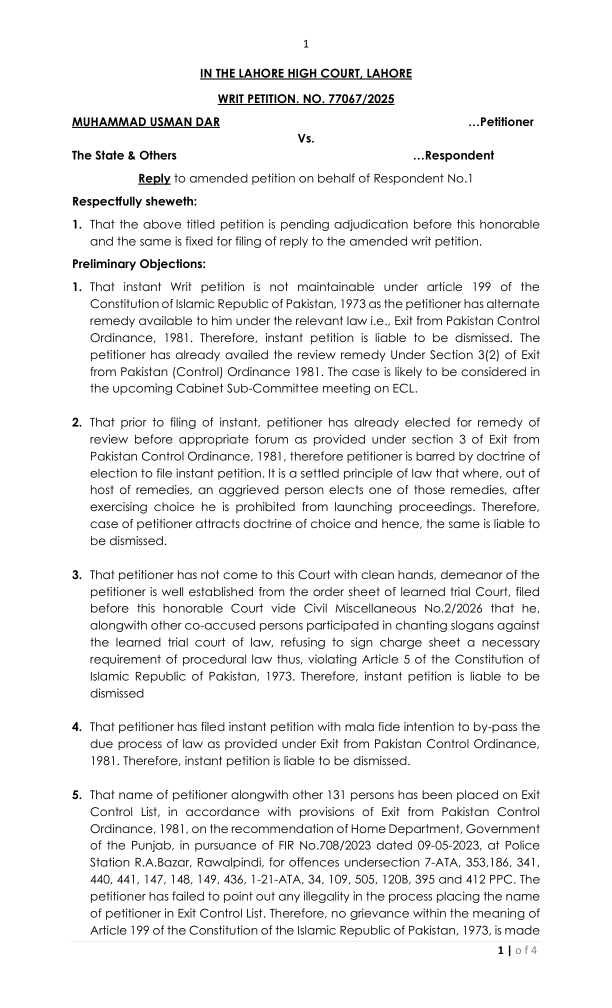
#> input picture Pdfpeaks/temp_files/convert_webp_20260228182634_4aa73d22.webp, 1224 x 2016 px (shown at 1/2 size)
$ python image_enhancer.py ../temp_files/convert_webp_20260228182634_4aa73d22.webp out.png
#> lines starting #> are read from the running program, lines starting #| are printed output that depends on the picture; after the words box and inside, x2 and y2 are one past the last pixel; in counts of white or black regions, pixels touching at a corner belong together
#!/usr/bin/env python3
"""
CamScanner-style Document Image Enhancement Script
Supports: perspective correction, document edge detection,
paper-size fitting (A4, Legal, Letter, A3), denoising, deskew,
white-background, text sharpening, and full auto scan pipeline.
"""

import sys
import json
import argparse
import numpy as np
from pathlib import Path

try:
    import cv2
    from PIL import Image, ImageEnhance, ImageFilter
except ImportError as e:
    print(json.dumps({"success": False, "error": f"Missing required library: {str(e)}"}))
    sys.exit(1)


# ---------------------------------------------------------------------------
# Paper sizes at 300 DPI (pixels). width x height in portrait orientation.
# ---------------------------------------------------------------------------
PAPER_SIZES_300DPI = {
    "a4":     (2480, 3508),
    "letter": (2550, 3300),
    "legal":  (2550, 4200),
    "a3":     (3508, 4961),
    "a5":     (1748, 2480),
    "auto":   None,          # keep original cropped size
}


# ---------------------------------------------------------------------------
# I/O helpers
# ---------------------------------------------------------------------------

def load_image(input_path: str):
    img = cv2.imread(input_path)
    if img is None:
        try:
            pil = Image.open(input_path).convert("RGB")
            img = cv2.cvtColor(np.array(pil), cv2.COLOR_RGB2BGR)
        except Exception:
            pass
    return img


def save_image(img: np.ndarray, output_path: str) -> bool:
    try:
        if len(img.shape) == 3:
            img_rgb = cv2.cvtColor(img, cv2.COLOR_BGR2RGB)
        else:
            img_rgb = img
        pil = Image.fromarray(img_rgb)
        pil.save(output_path, dpi=(300, 300))
        return True
    except Exception as e:
        print(f"Error saving: {e}", file=sys.stderr)
        return False


# ---------------------------------------------------------------------------
# Document edge / corner detection  (CamScanner core)
# ---------------------------------------------------------------------------

def order_points(pts: np.ndarray) -> np.ndarray:
    """Order corner points: top-left, top-right, bottom-right, bottom-left."""
    rect = np.zeros((4, 2), dtype="float32")
    s = pts.sum(axis=1)
    rect[0] = pts[np.argmin(s)]
    rect[2] = pts[np.argmax(s)]
    diff = np.diff(pts, axis=1)
    rect[1] = pts[np.argmin(diff)]
    rect[3] = pts[np.argmax(diff)]
    return rect


def find_document_corners(img: np.ndarray):
    """
    Detect the four corners of a document in the image.
    Returns a (4,2) float32 array or None if not found.
    """
    h, w = img.shape[:2]

    # Downscale for faster processing
    scale = 800.0 / max(h, w)
    small = cv2.resize(img, (int(w * scale), int(h * scale)))

    gray = cv2.cvtColor(small, cv2.COLOR_BGR2GRAY)
    blur = cv2.GaussianBlur(gray, (5, 5), 0)

    # Adaptive threshold works well for documents on varied backgrounds
    thresh = cv2.adaptiveThreshold(blur, 255,
                                   cv2.ADAPTIVE_THRESH_GAUSSIAN_C,
                                   cv2.THRESH_BINARY_INV, 11, 3)

    # Close gaps in document border
    kernel = cv2.getStructuringElement(cv2.MORPH_RECT, (5, 5))
    closed = cv2.morphologyEx(thresh, cv2.MORPH_CLOSE, kernel, iterations=2)

    contours, _ = cv2.findContours(closed, cv2.RETR_EXTERNAL,
                                   cv2.CHAIN_APPROX_SIMPLE)
    if not contours:
        return None

    # Pick the largest contour that looks rectangular
    contours = sorted(contours, key=cv2.contourArea, reverse=True)[:5]
    for cnt in contours:
        peri = cv2.arcLength(cnt, True)
        approx = cv2.approxPolyDP(cnt, 0.02 * peri, True)
        if len(approx) == 4:
            # Scale corners back to original size
            corners = approx.reshape(4, 2) / scale
            return corners.astype("float32")

    return None


def four_point_transform(img: np.ndarray, pts: np.ndarray,
                         paper_size=None) -> np.ndarray:
    """
    Perspective-correct the image to a flat rectangle.
    If paper_size is given (w, h), output is exactly that size.
    """
    rect = order_points(pts)
    (tl, tr, br, bl) = rect

    widthA  = np.linalg.norm(br - bl)
    widthB  = np.linalg.norm(tr - tl)
    heightA = np.linalg.norm(tr - br)
    heightB = np.linalg.norm(tl - bl)

    maxW = int(max(widthA, widthB))
    maxH = int(max(heightA, heightB))

    if paper_size:
        pw, ph = paper_size
        # Choose portrait or landscape to best match detected orientation
        if maxW > maxH:
            pw, ph = ph, pw
        dstW, dstH = pw, ph
    else:
        dstW, dstH = maxW, maxH

    dst = np.array([
        [0,       0      ],
        [dstW-1,  0      ],
        [dstW-1,  dstH-1 ],
        [0,       dstH-1 ],
    ], dtype="float32")

    M = cv2.getPerspectiveTransform(rect, dst)
    warped = cv2.warpPerspective(img, M, (dstW, dstH),
                                 flags=cv2.INTER_CUBIC,
                                 borderMode=cv2.BORDER_REPLICATE)
    return warped


# ---------------------------------------------------------------------------
# Individual processing steps
# ---------------------------------------------------------------------------

def denoise_image(img: np.ndarray) -> np.ndarray:
    """Non-local means denoising – preserves edges well."""
    try:
        if len(img.shape) == 3:
            return cv2.fastNlMeansDenoisingColored(img, None, 7, 7, 7, 21)
        return cv2.fastNlMeansDenoising(img, None, 10, 7, 21)
    except Exception as e:
        print(f"Denoise error: {e}", file=sys.stderr)
        return img


# [29 lines left out: function deskew_image, not called in this run]


def make_white_background(img: np.ndarray, threshold: int = 235) -> np.ndarray:
    """Make near-white pixels fully white (removes yellowing / shadows)."""
    try:
        gray = cv2.cvtColor(img, cv2.COLOR_BGR2GRAY) if len(img.shape) == 3 else img.copy()
        _, mask = cv2.threshold(gray, threshold, 255, cv2.THRESH_BINARY)
        kernel = cv2.getStructuringElement(cv2.MORPH_RECT, (5, 5))
        mask = cv2.morphologyEx(mask, cv2.MORPH_CLOSE, kernel)
        result = img.copy()
        if len(result.shape) == 3:
            result[mask == 255] = [255, 255, 255]
        else:
            result[mask == 255] = 255
        return result
    except Exception as e:
        print(f"White bg error: {e}", file=sys.stderr)
        return img


# [22 lines left out: function remove_borders, not called in this run]


def enhance_document_local(img: np.ndarray, mode: str = "document") -> np.ndarray:
    """
    Enhance image for print-ready output.
    document – grayscale CLAHE + unsharp mask (great for text docs)
    picture  – colour enhancement
    """
    try:
        if mode == "document":
            gray = cv2.cvtColor(img, cv2.COLOR_BGR2GRAY) if len(img.shape) == 3 else img.copy()
            clahe = cv2.createCLAHE(clipLimit=2.0, tileGridSize=(8, 8))
            enhanced = clahe.apply(gray)

            # Unsharp mask for crisper text
            blur = cv2.GaussianBlur(enhanced, (0, 0), 3)
            sharpened = cv2.addWeighted(enhanced, 1.5, blur, -0.5, 0)

            # Gentle binarisation to clean up background noise
            _, clean = cv2.threshold(sharpened, 0, 255,
                                     cv2.THRESH_BINARY + cv2.THRESH_OTSU)
            # Blend: 70% cleaned + 30% sharpened to keep greyscale gradients
            blended = cv2.addWeighted(clean, 0.7, sharpened, 0.3, 0)

            return cv2.cvtColor(blended, cv2.COLOR_GRAY2BGR)

        else:  # picture / auto
            rgb = cv2.cvtColor(img, cv2.COLOR_BGR2RGB)
            pil = Image.fromarray(rgb)
            pil = ImageEnhance.Contrast(pil).enhance(1.25)
            pil = ImageEnhance.Sharpness(pil).enhance(1.4)
            pil = ImageEnhance.Color(pil).enhance(1.1)
            return cv2.cvtColor(np.array(pil), cv2.COLOR_RGB2BGR)

    except Exception as e:
        print(f"Enhancement error: {e}", file=sys.stderr)
        return img


# ---------------------------------------------------------------------------
# Main pipeline – CamScanner style
# ---------------------------------------------------------------------------

def scan_document(input_path: str, output_path: str,
                  mode: str = "document",
                  paper: str = "a4") -> dict:
    """
    Full CamScanner-like pipeline:
      1. Load
      2. Denoise
      3. Detect document corners & perspective-correct   (key step)
      4. Resize to target paper size at 300 DPI
      5. Make white background
      6. Enhance (CLAHE + sharpen)
      7. Save
    """
    img = load_image(input_path)
    if img is None:
        return {"success": False, "error": "Failed to load image"}

    original_shape = img.shape
    steps = []

    # 1. Light denoise first so edge detection works better
    img = denoise_image(img)
    steps.append("denoise")

    # 2. Perspective correction
    corners = find_document_corners(img)
    paper_size = PAPER_SIZES_300DPI.get(paper.lower())

    if corners is not None:
        img = four_point_transform(img, corners, paper_size)
        steps.append(f"perspective_correct→{paper}")
        perspective_applied = True
    else:
        # Fallback: deskew + optionally resize to paper
        img, angle = deskew_image(img)
        steps.append(f"deskew(angle={angle:.1f}°)")
        if paper_size:
            # Resize to paper preserving aspect ratio with padding
            h, w = img.shape[:2]
            pw, ph = paper_size
            if w > h:  # landscape input
                pw, ph = ph, pw
            # Scale to fit inside paper
            scale = min(pw / w, ph / h)
            nw, nh = int(w * scale), int(h * scale)
            resized = cv2.resize(img, (nw, nh), interpolation=cv2.INTER_LANCZOS4)
            # Place on white canvas
            canvas = np.full((ph, pw, 3), 255, dtype=np.uint8)
            y_off = (ph - nh) // 2
            x_off = (pw - nw) // 2
            canvas[y_off:y_off+nh, x_off:x_off+nw] = resized
            img = canvas
            steps.append(f"fit_to_{paper}")
        perspective_applied = False

    # 3. White background
    img = make_white_background(img)
    steps.append("white_bg")

    # 4. Enhance
    img = enhance_document_local(img, mode)
    steps.append(f"enhance({mode})")

    if not save_image(img, output_path):
        return {"success": False, "error": "Failed to save output"}

    return {
        "success": True,
        "message": "Document scanned successfully",
        "details": {
            "original_size": list(original_shape),
            "final_size": list(img.shape),
            "paper": paper,
            "mode": mode,
            "perspective_applied": perspective_applied,
            "corners_detected": corners is not None,
            "steps": steps,
        }
    }


# [4 lines left out: function full_auto_enhance, not called in this run]


# ---------------------------------------------------------------------------
# CLI
# ---------------------------------------------------------------------------

def main():
    parser = argparse.ArgumentParser(
        description="CamScanner-style Document Image Enhancement")
    parser.add_argument("input",  help="Input image path")
    parser.add_argument("output", help="Output image path")
    parser.add_argument("--mode", choices=["document", "picture", "auto"],
                        default="document", help="Enhancement mode")
    parser.add_argument("--operation", default="scan",
                        help="Operation: scan | full | deskew | denoise | "
                             "enhance | whitebg | borders")
    parser.add_argument("--paper",
                        choices=["a4", "a3", "a5", "letter", "legal", "auto"],
                        default="a4", help="Target paper size")
    args = parser.parse_args()

    try:
        img = load_image(args.input)
#> in load_image, img is the input picture: shape (2016, 1224, 3); min 0, max 255, mean 240.7
        if img is None:
            print(json.dumps({"success": False, "error": "Failed to load image"}))
            sys.exit(1)

        if args.operation in ("scan", "full"):
            result = scan_document(args.input, args.output,
                                   mode=args.mode, paper=args.paper)
#> in find_document_corners, `small = cv2.resize(img, (int(w * scale), int(h * scale)))`:
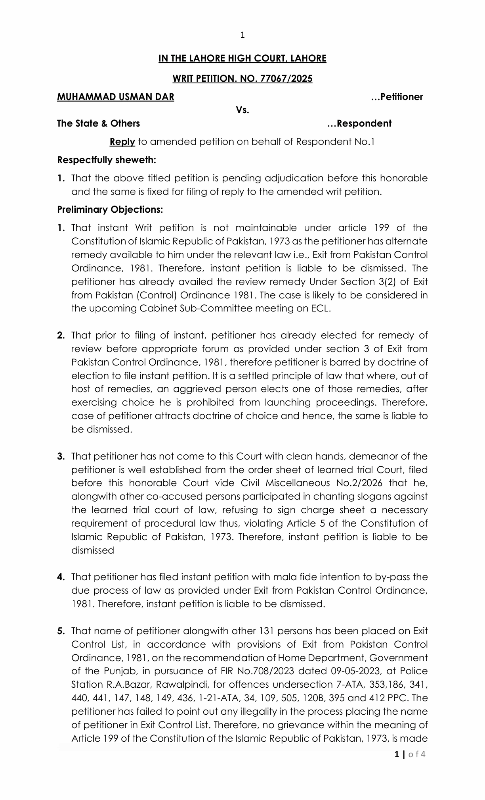
#> small: shape (800, 485, 3); mean B, G, R 239.7, 239.7, 239.7
#> in find_document_corners, `blur = cv2.GaussianBlur(gray, (5, 5), 0)`:
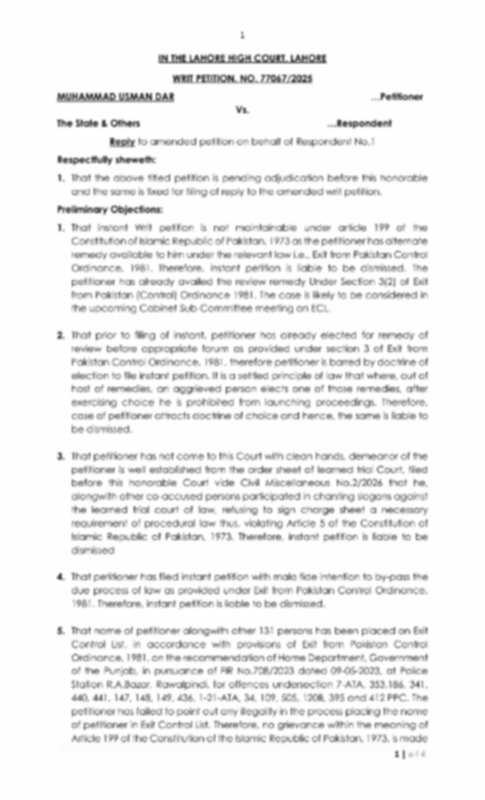
#> blur: shape (800, 485); min 60, max 254, mean 239.7
#> in find_document_corners, `thresh = cv2.adaptiveThreshold(blur, 255, cv2.ADAPTIVE_THRESH_GAUSSIAN..`:
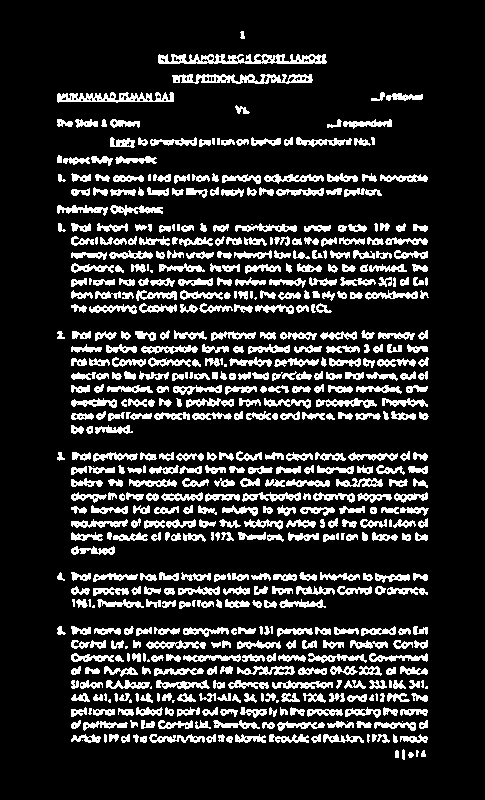
#> thresh: shape (800, 485); 16.3% white; 599 white regions (30 under 20 px), largest, box (x1, y1, x2, y2) and area: (158, 54, 327, 64) 1110, (172, 74, 313, 84) 850, (57, 92, 174, 103) 760
#> in find_document_corners, `closed = cv2.morphologyEx(thresh, cv2.MORPH_CLOSE, kernel, iterations=2)`:
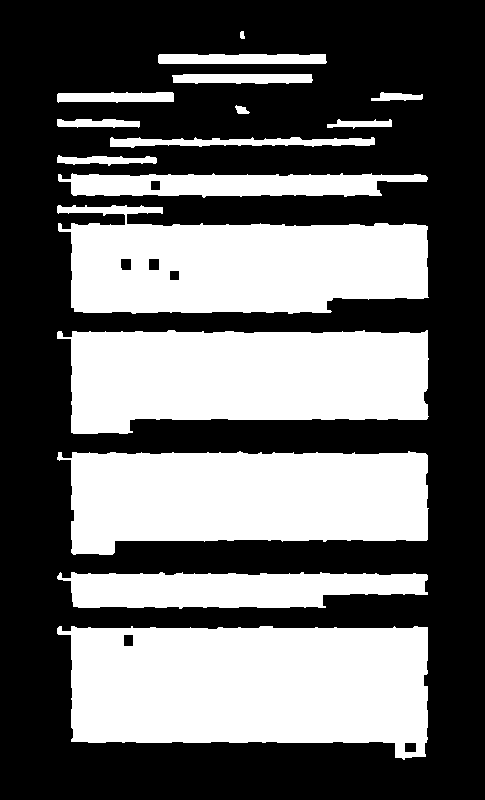
#> closed: shape (800, 485); 41.4% white; 16 white regions
#> in find_document_corners, `contours, _ = cv2.findContours(closed, cv2.RETR_EXTERNAL, cv2.CHAIN_AP..`: contours = 16 contours; largest, box (x1, y1, x2, y2) and area: (57, 626, 428, 760) 40904, (57, 330, 429, 434) 31634, (57, 451, 429, 555) 31340, (57, 205, 429, 314) 30171, (57, 572, 428, 609) 10250
#> in find_document_corners, `contours = sorted(contours, key=cv2.contourArea, reverse=True)[:5]`: contours = 5 contours; box (x1, y1, x2, y2) and area: (57, 626, 428, 760) 40904, (57, 330, 429, 434) 31634, (57, 451, 429, 555) 31340, (57, 205, 429, 314) 30171, (57, 572, 428, 609) 10250
#> the loop in find_document_corners, `for cnt in contours:` made 1 pass
#> (peri, approx) on pass 1: (1043.1, [[57, 628], [71, 741], [425, 756], [427, 627]])
#> in scan_document, `corners = find_document_corners(img)`: corners = [[143.6, 1582.6], [178.9, 1867.3], [1071, 1905.1], [1076, 1580]]
#> in order_points, `s = pts.sum(axis=1)`: s = [1726.2, 2046.2, 2976.1, 2656.1]
#> in order_points, `diff = np.diff(pts, axis=1)`: diff = [1438.9, 1688.4, 834.1, 504]
#> in four_point_transform, `rect = order_points(pts)`: rect = [[143.6, 1582.6], [1076, 1580], [1071, 1905.1], [178.9, 1867.3]]
#> in four_point_transform, `(tl, tr, br, bl) = rect`: tl = [143.6, 1582.6]; tr = [1076, 1580]; br = [1071, 1905.1]; bl = [178.9, 1867.3]
#> in four_point_transform, `widthA  = np.linalg.norm(br - bl)`: widthA = 892.9
#> in four_point_transform, `widthB  = np.linalg.norm(tr - tl)`: widthB = 932.4
#> in four_point_transform, `heightA = np.linalg.norm(tr - br)`: heightA = 325.1
#> in four_point_transform, `heightB = np.linalg.norm(tl - bl)`: heightB = 286.9
#> in four_point_transform, `maxW = int(max(widthA, widthB))`: maxW = 932
#> in four_point_transform, `maxH = int(max(heightA, heightB))`: maxH = 325
#> in four_point_transform, `M = cv2.getPerspectiveTransform(rect, dst)`: M = [[3.47, -0.43, 181.8], [0.0181, 6.69, -10594.5], [0.000127, -0.000136, 1]]
#> in four_point_transform, `warped = cv2.warpPerspective(img, M, (dstW, dstH), flags=cv2.INTER_CUB..`:
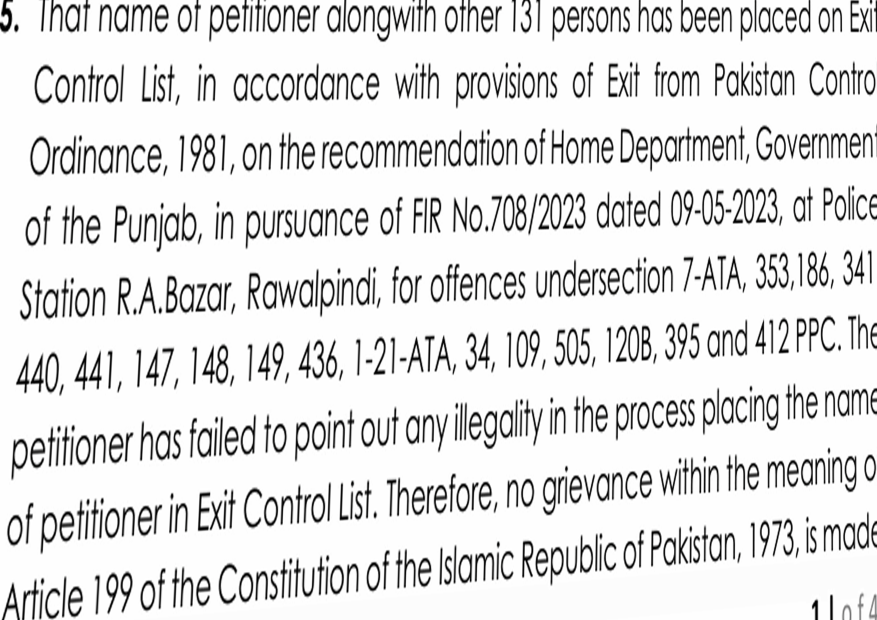
#> warped: shape (2480, 3508, 3) (shown at 1/4 size); mean B, G, R 225.7, 225.8, 225.7
#> in make_white_background, `_, mask = cv2.threshold(gray, threshold, 255, cv2.THRESH_BINARY)`:
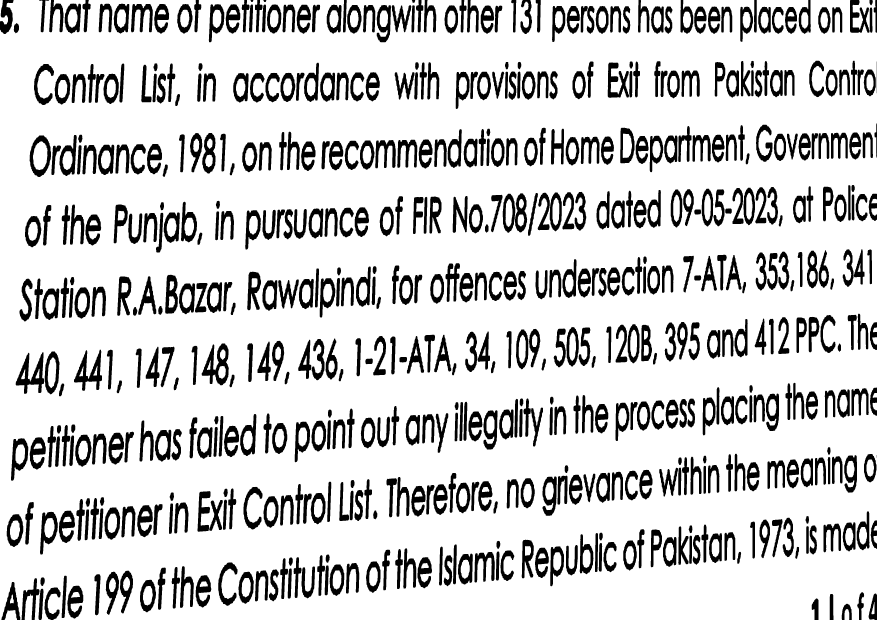
#> mask: shape (2480, 3508) (shown at 1/4 size); 81.3% white; 631 black regions (1 under 20 px), largest, box (x1, y1, x2, y2) and area: (807, 1374, 915, 1541) 8387, (63, 1409, 177, 1575) 7877, (296, 1398, 408, 1563) 7405
#> in make_white_background, `mask = cv2.morphologyEx(mask, cv2.MORPH_CLOSE, kernel)`: mask: shape (2480, 3508); 81.3% white; 632 black regions, largest, box (x1, y1, x2, y2) and area: (807, 1374, 915, 1541) 8381, (63, 1410, 177, 1575) 7852, (296, 1400, 408, 1563) 7387
#> in enhance_document_local, `_, clean = cv2.threshold(sharpened, 0, 255, cv2.THRESH_BINARY + cv2.TH..`:
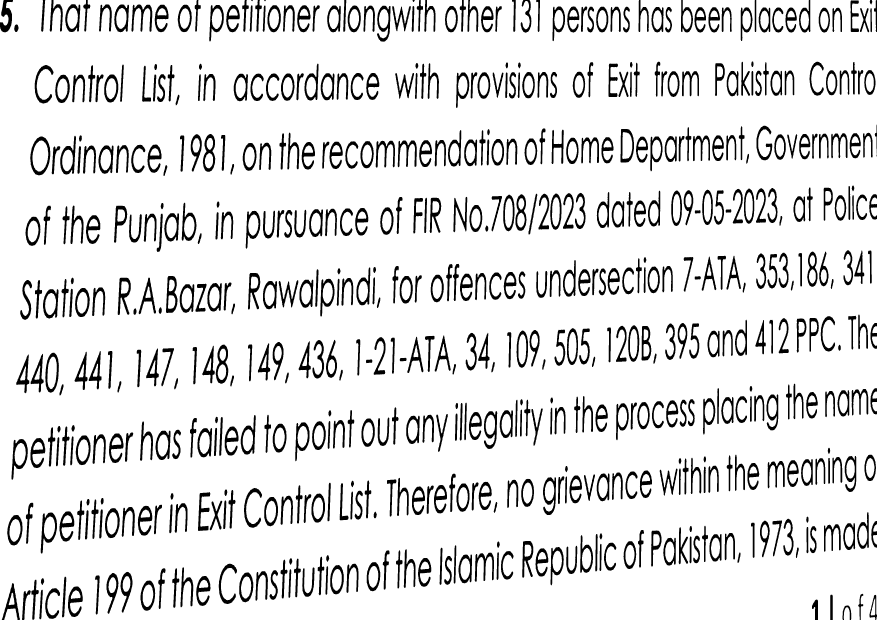
#> clean: shape (2480, 3508) (shown at 1/4 size); 88% white; 639 black regions (1 under 20 px), largest, box (x1, y1, x2, y2) and area: (121, 546, 201, 701) 3550, (0, 0, 52, 129) 3454, (163, 2050, 228, 2214) 3335
#> result = 3 items
        else:
            # Single-step operations
            if args.operation == "deskew":
                img, angle = deskew_image(img)
                result_msg = f"Deskewed by {angle:.1f}°"
            elif args.operation == "denoise":
                img = denoise_image(img)
                result_msg = "Denoised"
            elif args.operation == "enhance":
                img = enhance_document_local(img, args.mode)
                result_msg = f"Enhanced ({args.mode})"
            elif args.operation == "whitebg":
                img = make_white_background(img)
                result_msg = "White background applied"
            elif args.operation == "borders":
                img = remove_borders(img)
                result_msg = "Borders removed"
            else:
                print(json.dumps({"success": False,
                                  "error": f"Unknown operation: {args.operation}"}))
                sys.exit(1)

            if not save_image(img, args.output):
                print(json.dumps({"success": False, "error": "Failed to save output"}))
                sys.exit(1)
            result = {"success": True, "message": result_msg}

        print(json.dumps(result))
#> (printed output is left out)
        sys.exit(0 if result.get("success") else 1)
#> (the program exits here)
